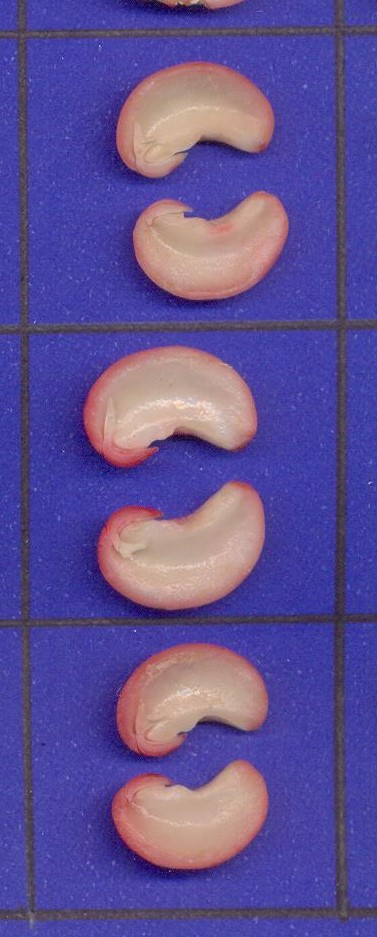
#> input picture Study/Area_Embriao/Interna_Reduzida.jpeg, 377 x 937 px, found by its file name
$ python Main.py
#> lines starting #> are read from the running program, lines starting #| are printed output that depends on the picture; after the words box and inside, x2 and y2 are one past the last pixel; in counts of white or black regions, pixels touching at a corner belong together
import numpy as np
import cv2

def remover_fundo(path):
    target = path
    input_image = cv2.imread(target)
#> input_image is the input picture: shape (937, 377, 3); mean B, G, R 147.4, 80.6, 96.2

    scale_percentual = 20
    width = int(input_image.shape[1] * scale_percentual/100)
#> width = 75
    height = int(input_image.shape[0] * scale_percentual/100)
#> height = 187
    dimension = (width, height)
#> dimension = (75, 187)

    two_dimensional_image = input_image.reshape((-1, 3))
    two_dimensional_image = np.float32(two_dimensional_image)

    criteria = (cv2.TERM_CRITERIA_EPS + cv2.TERM_CRITERIA_MAX_ITER, 10, 1.0)
    clusters = 3
    flags = cv2.KMEANS_PP_CENTERS

    result_image_compactness, result_image_labels, result_image_centers = cv2.kmeans(two_dimensional_image, clusters, None, criteria, 10, flags)
#> result_image_compactness = 210776595; result_image_centers = [[161.3, 63.7, 69.13], [137.6, 147.1, 191.8], [100.4, 57.48, 74.96]]

    result_image_centers = np.uint8(result_image_centers)
#> result_image_centers = [[161, 63, 69], [137, 147, 191], [100, 57, 74]]
    result_image = result_image_centers[result_image_labels.flatten()]
    result_image = result_image.reshape((input_image.shape))

    thresholded_blue_component, thresholded_green_component, thresholded_red_component = cv2.split(result_image)
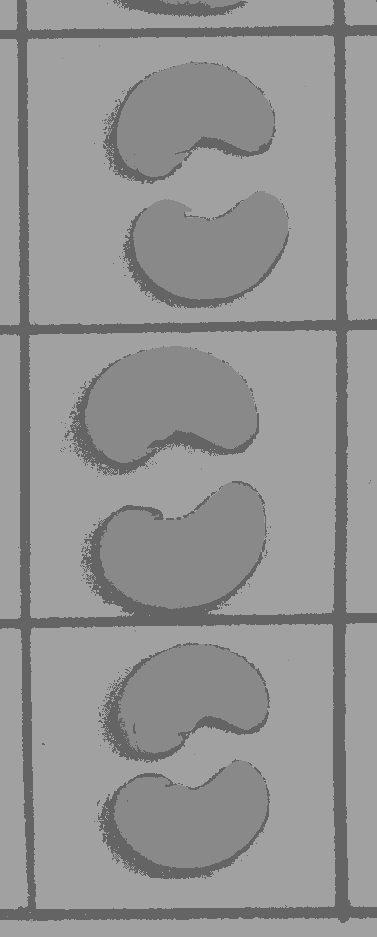
#> thresholded_blue_component: shape (937, 377); min 100, max 161, mean 147

    used_threshold, thresholded_bgr_image = cv2.threshold(result_image, 130, 255, cv2.THRESH_BINARY)
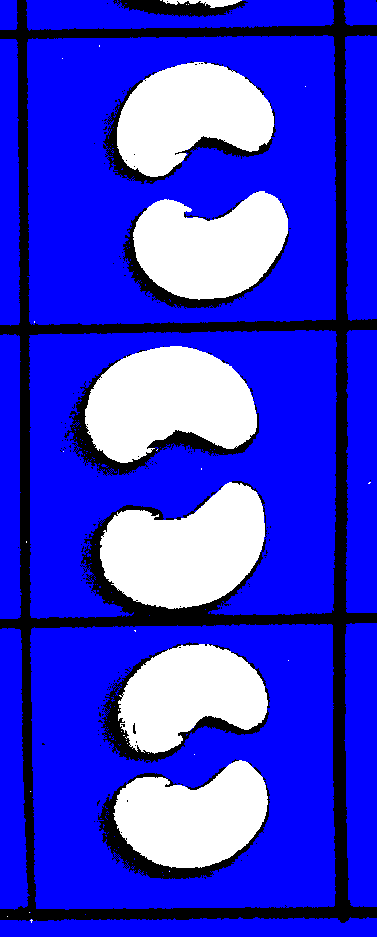
#> thresholded_bgr_image: shape (937, 377, 3); mean B, G, R 218.1, 54.5, 54.5
    thresholded_blue_component, thresholded_green_component, thresholded_red_component = cv2.split(thresholded_bgr_image)
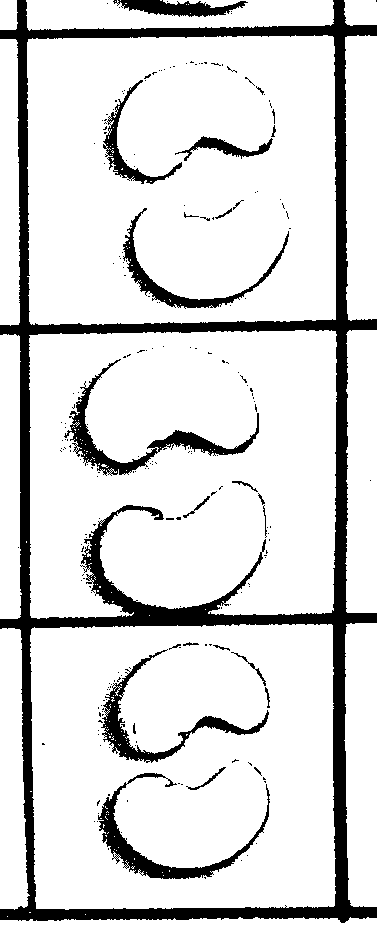
#> thresholded_blue_component: shape (937, 377); 85.5% white; 227 black regions (201 under 20 px), largest, box (x1, y1, x2, y2) and area: (0, 0, 377, 923) 36539, (64, 359, 259, 476) 2945, (98, 773, 270, 879) 2778
#> thresholded_green_component: shape (937, 377); 21.4% white; 33 white regions (26 under 20 px), largest, box (x1, y1, x2, y2) and area: (100, 482, 265, 609) 14304, (85, 346, 257, 463) 14253, (117, 62, 274, 177) 12090

    mask_kmeans = thresholded_red_component
    mask_kmeans_filtered = cv2.medianBlur(mask_kmeans, 5)
#> mask_kmeans_filtered: shape (937, 377); 21.4% white; 7 white regions, largest, box (x1, y1, x2, y2) and area: (100, 482, 265, 609) 14296, (85, 346, 257, 463) 14247, (117, 62, 274, 177) 12098

    result_image = cv2.bitwise_and(input_image, input_image, mask = mask_kmeans_filtered)
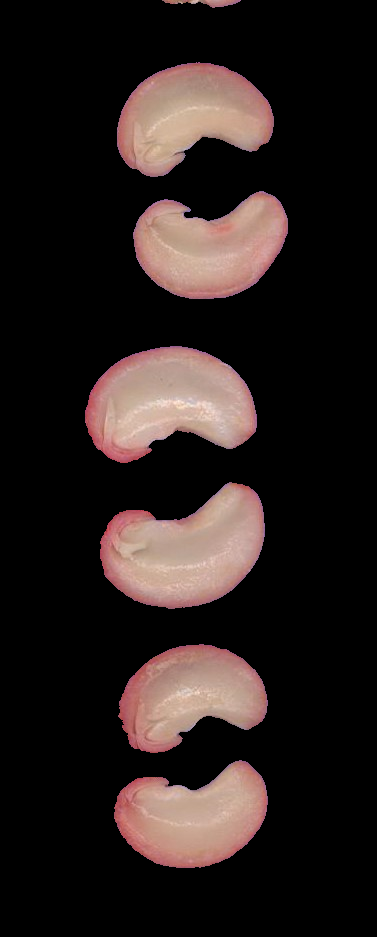
#> result_image: shape (937, 377, 3); mean B, G, R 29.4, 31.4, 41
    return input_image

#APLICAR TREINO
def detectar_embriao(result_image, path_cascade):
    input_image = result_image
    scale_percentual = 20
    width = int(input_image.shape[1] * scale_percentual/50)
#> width = 150
    height = int(input_image.shape[0] * scale_percentual/50)
#> height = 374
    dimension = (width, height)
#> dimension = (150, 374)

    #IMPORTANDO ML TREINADA
    Classificador = cv2.CascadeClassifier(path_cascade)

    #OBRIGATÓRIO transformar em cinza para ficar mais preciso.
    cinza = cv2.cvtColor(input_image, cv2.COLOR_BGR2GRAY)
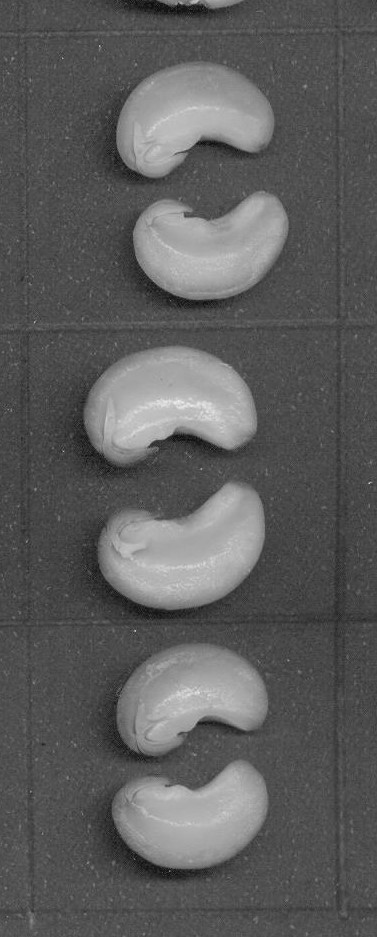
#> cinza: shape (937, 377); min 6, max 239, mean 92.9

    '''
    Aplica a ML na imagem CINZA;
    scaleFactor = o fator de escala define a porcentagem de down ou upscaling entre dois níveis e,
    portanto, basicamente decide quantos níveis haverá. Por exemplo, 1.10 significa que cada vez que você reduz a imagem em 10%.;
    '''
    detecta = Classificador.detectMultiScale(cinza, scaleFactor=4, minNeighbors=3)
#> detecta = [[112, 57, 96, 128], [135, 178, 96, 128], [80, 354, 96, 128], [97, 480, 96, 128], [111, 640, 96, 128], [117, 745, 96, 128]]
    #Detecta vai receber de resultado um vetor de 4 posições. Ex.: detecta = [x, y, l, a]

    for(x, y, l, a) in detecta:
        cv2.rectangle(input_image, (x, y), (x + l, y + a), (0, 0, 255), 3)
#> this loop made 6 passes
#> (x, y) on passes 1 to 6: (112, 57), (135, 178), (80, 354), (97, 480), (111, 640), (117, 745)
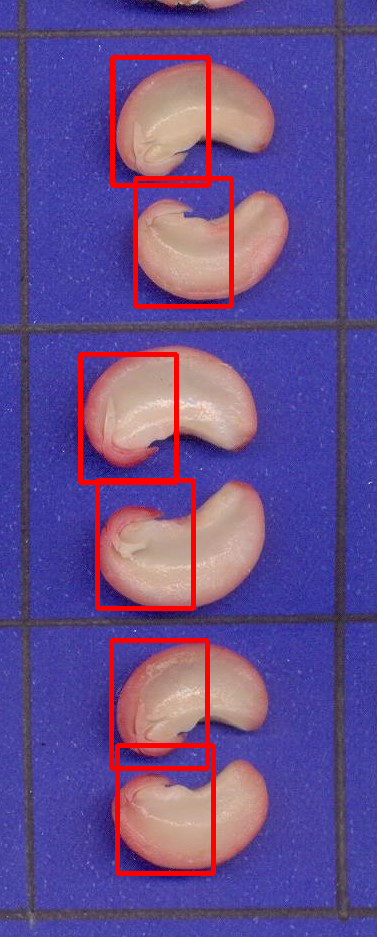
#> input_image: shape (937, 377, 3); 3.68% of pixels changed, all inside (x1, y1, x2, y2) = (78, 55, 234, 876)

    cv2.imshow('Original Image', cv2.resize(input_image, dimension, interpolation = cv2.INTER_AREA))
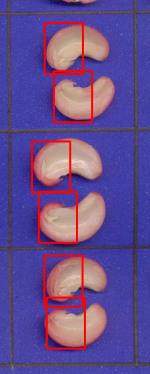
#> window 'Original Image': shape (374, 150, 3); mean B, G, R 142.2, 77.9, 102
    cv2.waitKey(0)
    cv2.destroyAllWindows()


#PATH DA IMAGEM
result_image = remover_fundo(path='D:\Projetos_VSCODE\Python\Area_Embriao\Interna_Reduzida.jpeg')
#PATH DO CASCADE.XML
detectar_embriao(result_image, 'D:\Projetos_VSCODE\Python\Area_Embriao\classifier\cascade.xml')
